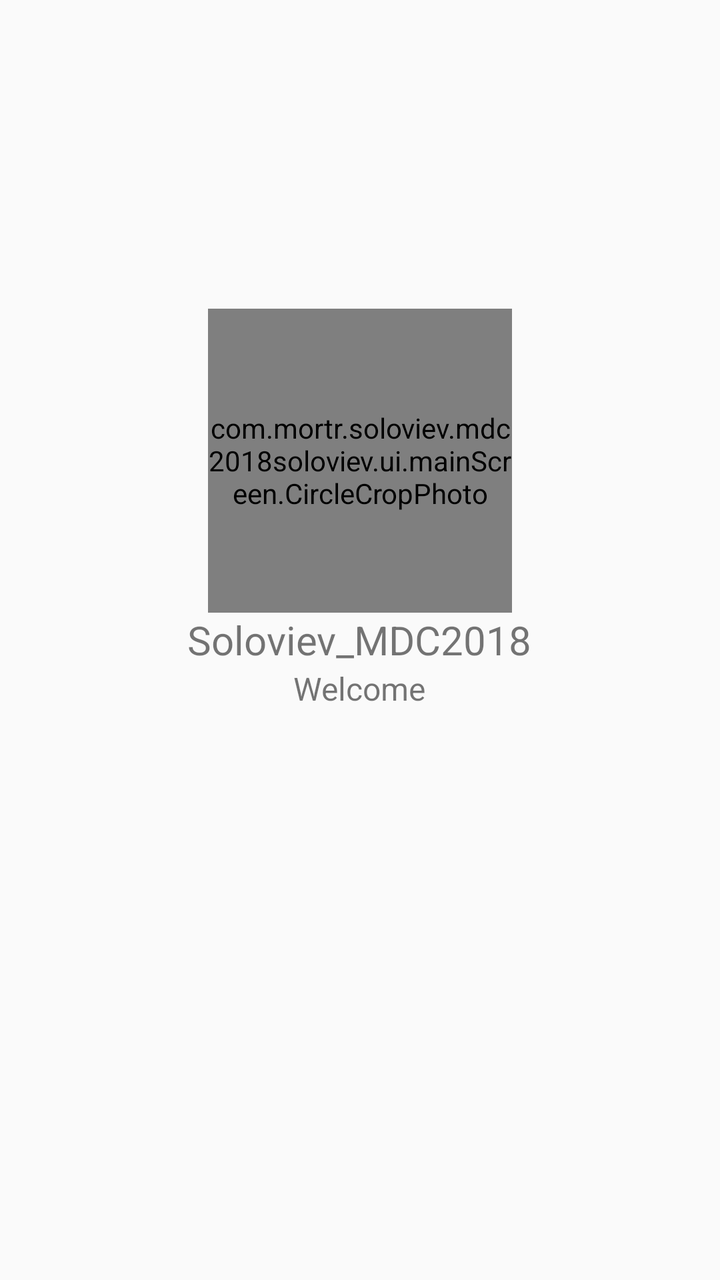
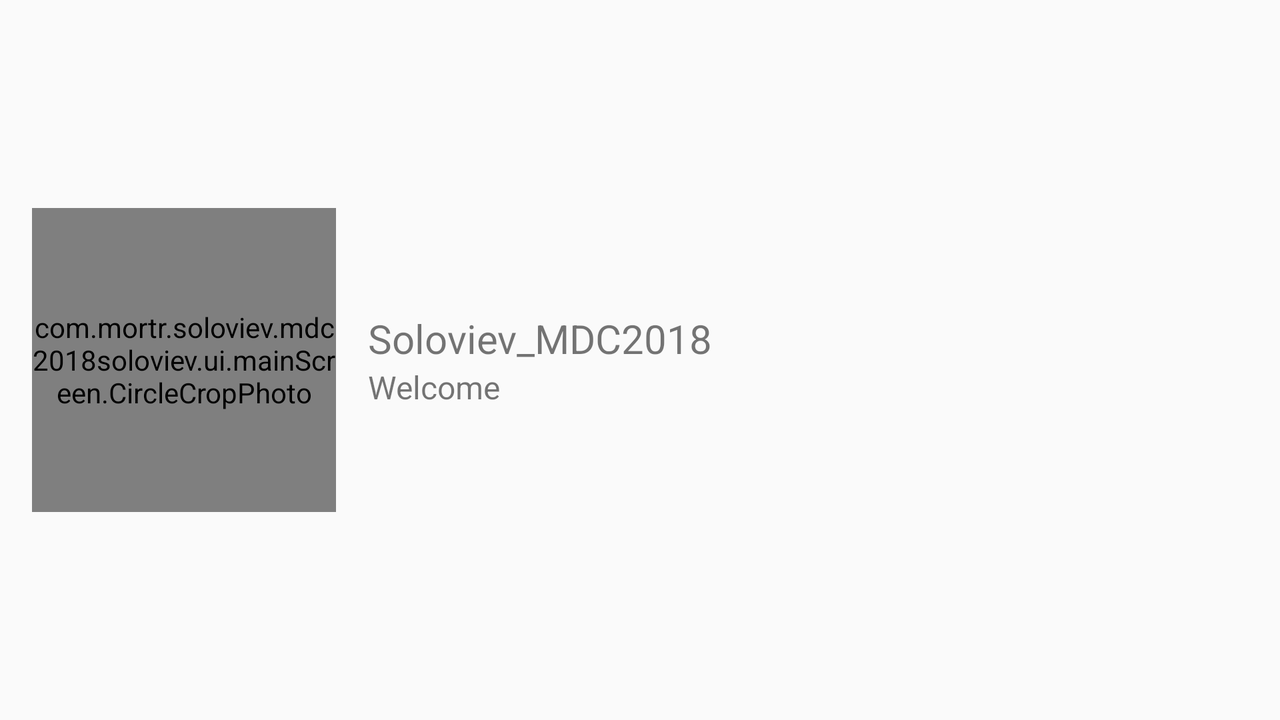

One screen, two layout resources from the same app: the default and the repository's alternative for another configuration. Each is rendered where Android would select it; the XML of both is given below.
<!-- AndroidManifest.xml: application theme AppTheme.WhiteTheme -->
<!-- res/layout/welcome_welcome_block_layout.xml -->
<?xml version="1.0" encoding="utf-8"?>
<RelativeLayout xmlns:android="http://schemas.android.com/apk/res/android"
    xmlns:app="http://schemas.android.com/apk/res-auto"
    android:layout_width="match_parent"
    android:layout_height="match_parent"
    android:orientation="vertical">

    <com.mortr.soloviev.mdc2018soloviev.ui.mainScreen.CircleCropPhoto
        android:id="@+id/icon"
        android:layout_width="@dimen/welcome_page_icon"
        android:layout_height="@dimen/welcome_page_icon"
        android:layout_above="@+id/app_name"
        android:layout_centerHorizontal="true"
        android:adjustViewBounds="true"
        android:background="@drawable/circle"
        app:photo="@mipmap/ic_launcher_custom" />

    <TextView
        android:id="@+id/app_name"
        android:layout_width="wrap_content"
        android:layout_height="wrap_content"
        android:layout_centerHorizontal="true"
        android:layout_centerVertical="true"
        android:gravity="center"
        android:text="@string/app_name"
        android:textSize="@dimen/welcome_page_app_name_text_size" />

    <TextView
        android:layout_width="wrap_content"
        android:layout_height="wrap_content"
        android:layout_below="@+id/app_name"
        android:layout_centerHorizontal="true"
        android:gravity="center"
        android:text="@string/welcome_pages_welcome_text"
        android:textSize="@dimen/welcome_page_welcome_text_size" />

</RelativeLayout>
<!-- resources referenced by this layout -->
<resources>
  <dimen name="welcome_page_app_name_text_size">20sp</dimen>
  <dimen name="welcome_page_icon">152dp</dimen>
  <dimen name="welcome_page_welcome_text_size">16sp</dimen>
  <!-- drawable circle (drawable) -->
  <?xml version="1.0" encoding="utf-8"?>
  <shape xmlns:android="http://schemas.android.com/apk/res/android"
      android:innerRadius="10dp"
      android:useLevel="false"
      android:shape="ring"
      android:thickness="5dp"
      >
  
      <solid android:color="@android:color/white" />
  </shape>
  <!-- mipmap ic_launcher_custom: png bitmap (mipmap-mdpi, 2387 bytes) -->
  <string name="app_name" translatable="false">Soloviev_MDC2018</string>
  <string name="welcome_pages_welcome_text">Welcome</string>
  <style name="AppTheme.WhiteTheme" parent="AppTheme">
  
      </style>
  <style name="AppTheme" parent="Theme.AppCompat.Light.DarkActionBar">
          
          <item name="colorPrimary">@color/colorPrimary</item>
          <item name="colorPrimaryDark">@color/colorPrimaryDark</item>
          <item name="colorAccent">@color/colorAccent</item>
      </style>
  <color name="colorPrimary">#F44336</color>
  <color name="colorPrimaryDark">#B71C1C</color>
  <color name="colorAccent">#3F51B5</color>
</resources>
<!-- res/layout-land/welcome_welcome_block_layout.xml (the repository's variant of the layout above) -->
<!-- drawn on the phone turned sideways -->
<?xml version="1.0" encoding="utf-8"?>
<RelativeLayout xmlns:android="http://schemas.android.com/apk/res/android"
    xmlns:app="http://schemas.android.com/apk/res-auto"
    xmlns:tools="http://schemas.android.com/tools"
    android:layout_width="match_parent"
    android:layout_height="match_parent"
    android:orientation="vertical">

    <com.mortr.soloviev.mdc2018soloviev.ui.mainScreen.CircleCropPhoto
        android:id="@+id/icon"
        android:layout_width="@dimen/welcome_page_icon"
        android:layout_height="@dimen/welcome_page_icon"
        android:layout_alignParentLeft="true"
        android:layout_alignParentStart="true"
        android:layout_centerVertical="true"
        android:layout_marginEnd="@dimen/welcome_page_margin"
        android:layout_marginLeft="@dimen/welcome_page_margin"
        android:layout_marginRight="@dimen/welcome_page_margin"
        android:layout_marginStart="@dimen/welcome_page_margin"
        android:adjustViewBounds="true"
        android:background="@drawable/circle"
        app:photo="@mipmap/ic_launcher_custom" />

    <LinearLayout

        android:layout_width="wrap_content"
        android:layout_height="wrap_content"
        android:layout_centerVertical="true"
        android:layout_toEndOf="@+id/icon"
        android:layout_toRightOf="@+id/icon"
        android:orientation="vertical">

        <TextView
            android:gravity="center_vertical|left|start"
            android:id="@+id/app_name"
            android:layout_width="wrap_content"
            android:layout_height="wrap_content"
            android:text="@string/app_name"
            android:textSize="@dimen/welcome_page_app_name_text_size"
            tools:ignore="RtlHardcoded" />

        <TextView
            android:layout_width="wrap_content"
            android:layout_height="wrap_content"
            android:gravity="center_vertical|left|start"
            android:text="@string/welcome_pages_welcome_text"
            android:textSize="@dimen/welcome_page_welcome_text_size"
            tools:ignore="RtlHardcoded" />
    </LinearLayout>
</RelativeLayout>
<!-- resources referenced by the variant -->
<!-- as the phone turned sideways resolves them -->
<resources>
  <dimen name="welcome_page_app_name_text_size">20sp</dimen>
  <dimen name="welcome_page_icon">152dp</dimen>
  <dimen name="welcome_page_margin">16dp</dimen>
  <dimen name="welcome_page_welcome_text_size">16sp</dimen>
  <!-- drawable circle (drawable) -->
  <?xml version="1.0" encoding="utf-8"?>
  <shape xmlns:android="http://schemas.android.com/apk/res/android"
      android:innerRadius="10dp"
      android:useLevel="false"
      android:shape="ring"
      android:thickness="5dp"
      >
  
      <solid android:color="@android:color/white" />
  </shape>
  <!-- mipmap ic_launcher_custom: png bitmap (mipmap-mdpi, 2387 bytes) -->
  <string name="app_name" translatable="false">Soloviev_MDC2018</string>
  <string name="welcome_pages_welcome_text">Welcome</string>
  <style name="AppTheme.WhiteTheme" parent="AppTheme">
  
      </style>
  <style name="AppTheme" parent="Theme.AppCompat.Light.DarkActionBar">
          
          <item name="colorPrimary">@color/colorPrimary</item>
          <item name="colorPrimaryDark">@color/colorPrimaryDark</item>
          <item name="colorAccent">@color/colorAccent</item>
      </style>
  <color name="colorPrimary">#F44336</color>
  <color name="colorPrimaryDark">#B71C1C</color>
  <color name="colorAccent">#3F51B5</color>
</resources>
